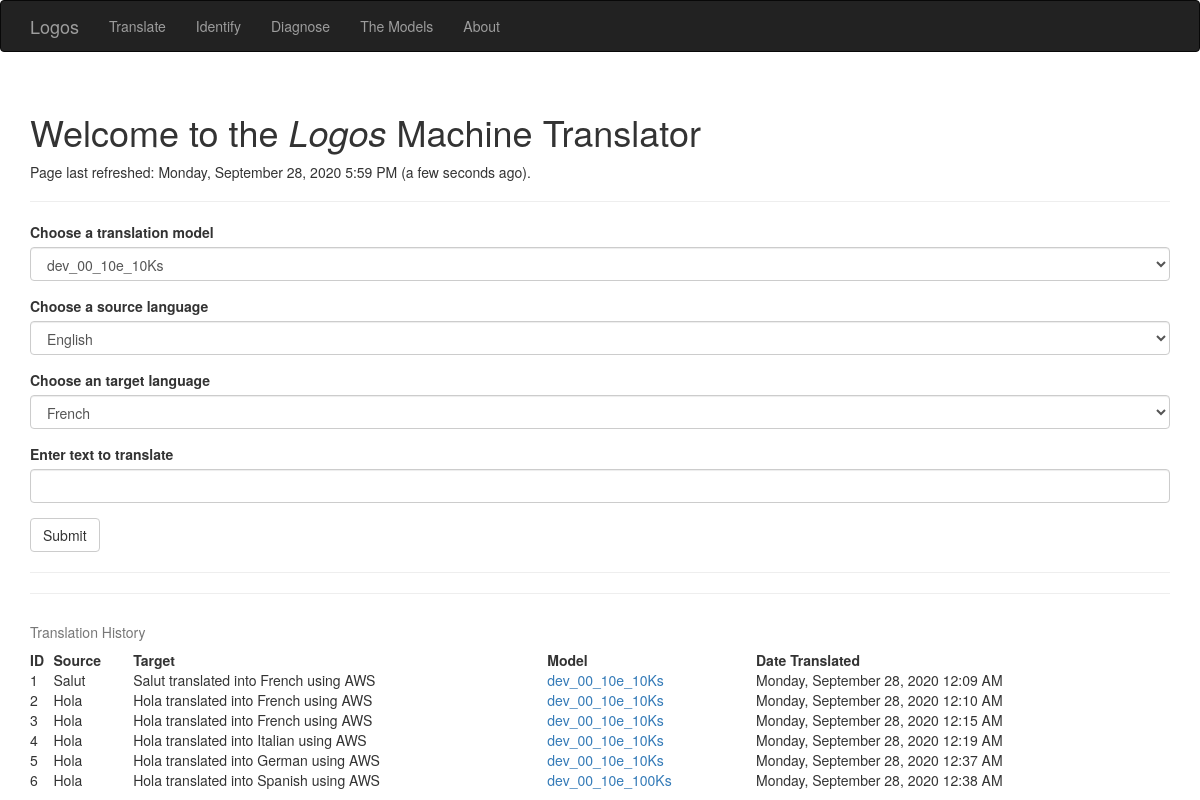
Before: / with the older database file.
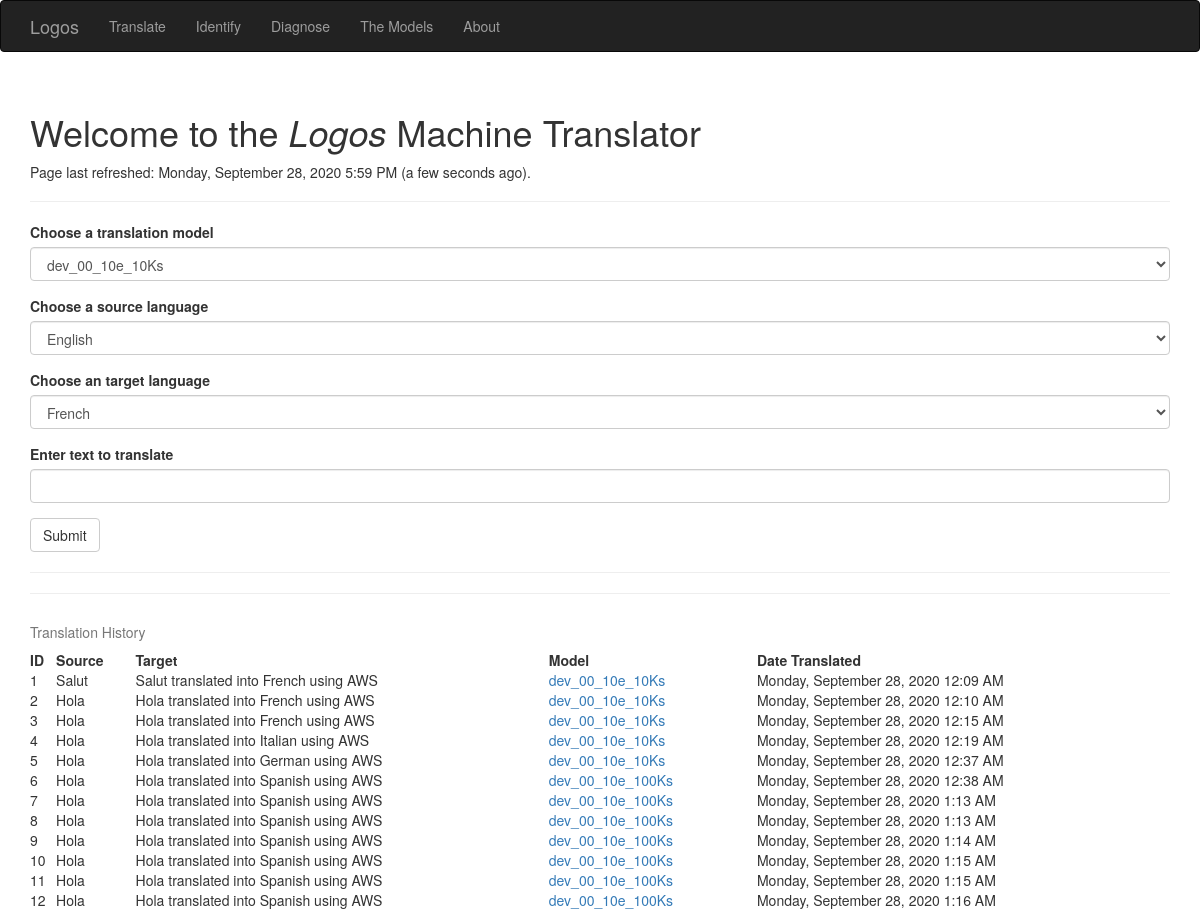
After: the same page with the newer database file.
### app/models.py (models this page shows, shortened)
class Translation(db.Model):
    __tablename__ = 'translations'
    id = db.Column(db.Integer, primary_key=True)
    date = db.Column(db.DateTime())
    source_txt = db.Column(db.String(64), index=True)
    target_txt = db.Column(db.String(64), index=True)
    model_id = db.Column(db.Integer)

class TranslationModel(db.Model):
    __tablename__ = 'translation_models'
    id = db.Column(db.Integer, primary_key=True)
    date = db.Column(db.DateTime())
    name = db.Column(db.String(64))
    summary = db.Column(db.String(64))
    number_of_epochs = db.Column(db.Integer, db.ForeignKey('epochs.id'))
    number_of_sentences = db.Column(db.Integer, db.ForeignKey('subsets.id'))
    source_lang_id = db.Column(db.Integer)
    target_lang_id = db.Column(db.Integer)
    build_id = db.Column(db.Integer)

### app/main/views.py (the view, shortened to what this page needs)
@main.route('/', methods=['GET', 'POST'])
def index():
    form = TranslationForm()
    tr = Translator()
    table_of_translation_history = [[   translation.id,
                                        translation.date,
                                        translation.source_txt,
                                        translation.target_txt,
                                        TranslationModel.query.filter_by(id=translation.model_id).first().name] \
        for translation in Translation.query.all()]
    form.form_selection_model.choices = [f'{model.name}' for model in db.session.query(TranslationModel.name).distinct()]
    form.form_selection_input_lang.choices = [f'{Language.query.filter_by(id=model.source_lang_id).first().en_name}' \
        for model in db.session.query(TranslationModel.source_lang_id).distinct()]
    form.form_selection_output_lang.choices = [f'{Language.query.filter_by(id=model.target_lang_id).first().en_name}' \
        for model in db.session.query(TranslationModel.target_lang_id).distinct()]
    if 'model_name' in session:
        form.form_selection_model.data = session['model_name']
    if 'input_text' in session:
        form.form_string_input.data= session['input_text']
    if 'input_lang' in session:
        form.form_selection_input_lang.data = session['input_lang']
    if 'output_lang' in session:
        form.form_selection_output_lang.data= session['output_lang']
    return render_template('index.html',
                           form=form,
                           form_output=session.get('form_output'),
                           form_input=session.get('input_text'),
                           ouput_selection=session.get('output_lang'),
                           input_selection=session.get('input_lang'),
                           table_of_translation_history=table_of_translation_history,
                           current_time=datetime.utcnow())

### app/main/forms.py
class TranslationForm(FlaskForm):
    form_selection_model = SelectField('Choose a translation model', validators=[DataRequired()])
    form_selection_input_lang = SelectField('Choose a source language', validators=[DataRequired()])
    form_selection_output_lang = SelectField('Choose an target language', validators=[DataRequired()])
    form_string_input = StringField('Enter text to translate', validators=[DataRequired()])
    submit = SubmitField('Submit')

### app/templates/index.html (shortened to what this page needs)
{% extends "base.html" %}
{% import "bootstrap/wtf.html" as wtf %}
{% block head %}
{{ super() }}
{% endblock %}
{% block page_content %}
<div class="page-header">
    <h1>Welcome to the <i>Logos</i> Machine Translator</h1>
    <p>Page last refreshed: {{ moment(current_time).format('LLLL') }}
      ({{ moment(current_time).fromNow(refresh=True) }}).</p>
</div>
{{ wtf.quick_form(form) }}
<hr/>
<hr/>
<div class="page=header">
    <table style="width:100%">
        <caption>Translation History</caption>
        <tr>
          <th>ID</th>
          <th>Source</th>
          <th>Target</th>
          <th>Model</th>
          <th>Date Translated</th>
        </tr>
        {% for translation in table_of_translation_history %}
        <tr>
          <td>{{ translation[0] }}</td>
          <td>{{ translation[2] }}</td>
          <td>{{ translation[3] }}</td>
          <td><a href="/themodels" target="_blank">{{ translation[4] }}</a></td>
          <td>{{ moment(translation[1]).format('LLLL') }}</td>
        </tr>
        {% endfor %}
    </table>
</div>
{% endblock %}

### app/templates/base.html (shortened to what this page needs)
{% extends "bootstrap/base.html" %}
{% block head %}
{{ super() }}
{% endblock %}
{% block navbar %}
<div class="navbar navbar-inverse" role="navigation">
    <div class="container">
        <div class="navbar-header">
            <a class="navbar-brand" href="{{ url_for('main.index') }}">Logos</a>
        </div>
        <div class="navbar-collapse collapse">
            <ul class="nav navbar-nav">
                <li><a href="{{ url_for('main.index') }}">Translate</a></li>
            </ul>
            <ul class="nav navbar-nav">
                <li><a href="{{ url_for('main.identify') }}">Identify</a></li>
            </ul>
            <ul class="nav navbar-nav">
                <li><a href="{{ url_for('main.diagnose') }}">Diagnose</a></li>
            </ul>
            <ul class="nav navbar-nav">
                <li><a href="{{ url_for('main.themodels') }}">The Models</a></li>
            </ul>
            <ul class="nav navbar-nav">
                <li><a href="{{ url_for('main.about') }}">About</a></li>
            </ul>
        </div>
    </div>
</div>
{% endblock %}
{% block content %}
<div class="container">
    {% block page_content %}{% endblock %}
</div>
{% endblock %}

Changed rows visible on the page:
added Translation: date "Monday, September 28, 2020 1:13 AM"
added Translation: date "Monday, September 28, 2020 1:13 AM"
added Translation: date "Monday, September 28, 2020 1:14 AM"
added Translation: date "Monday, September 28, 2020 1:15 AM"
added Translation: date "Monday, September 28, 2020 1:15 AM"
added Translation: date "Monday, September 28, 2020 1:16 AM"
Other visible differences:
new list line: "7"
new list line: "dev_00_10e_100Ks"
new list line: "8"
new list line: "9"
new list line: "10"
new list line: "11"
new list line: "12"
